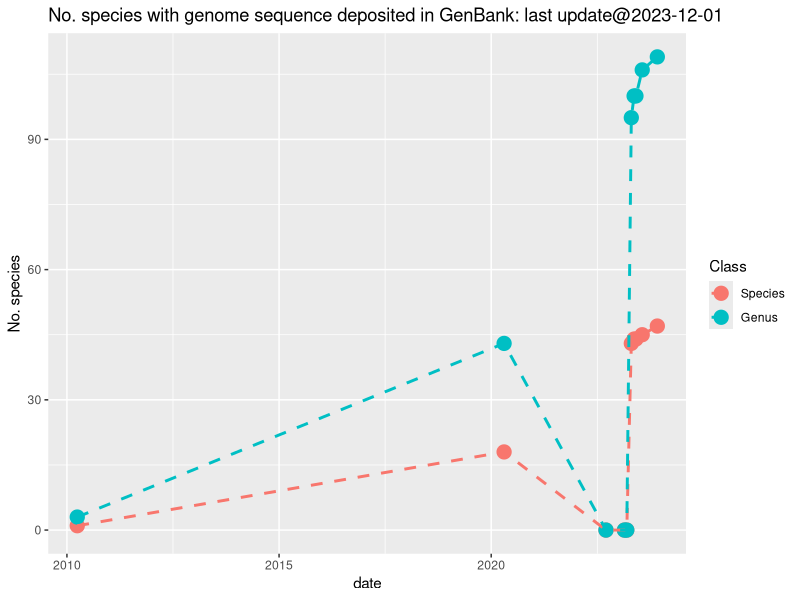

Reproduce this figure in R.
#plot.no_genome_deposited.R


library(tidyverse)
library(ggplot2)
library(lubridate)

last_day <- "2023-12-01"

list20220915 <- read_csv("aquatic_organism_genome_size_2022_0915.csv")
list20230221 <- read_csv("aquatic_organism_genome_size_2023_0221.csv")
list20230313 <- read_csv("aquatic_organism_genome_size_2023_0313.csv")
list20230329 <- read_csv("aquatic_organism_genome_size_2023_0329.csv")
list20230421 <- read_csv("aquatic_organism_genome_size_2023_0421.csv")
list20230515 <- read_csv("aquatic_organism_genome_size_2023_0515.csv")
list20230531 <- read_csv("aquatic_organism_genome_size_2023_0531.csv")
list20230724 <- read_csv("aquatic_organism_genome_size_2023_0724.csv")
list20231201 <- read_csv("aquatic_organism_genome_size_2023_1201.csv")


No_sp_genome_20100331 <- 1
No_sp_genome_20200421 <- 18
No_sp_genome_20220915 <- sum(!is.na(list20220915$Genome_size_of_the_species_Mbp)) 
No_sp_genome_20230221 <- sum(!is.na(list20230221$Genome_size_of_the_species_Mbp)) 
No_sp_genome_20230313 <- sum(!is.na(list20230313$Genome_size_of_the_species_Mbp)) 
No_sp_genome_20230329 <- sum(!is.na(list20230329$Genome_size_of_the_species_Mbp)) 
No_sp_genome_20230421 <- sum(!is.na(list20230421$Genome_size_of_the_species_Mbp)) 
No_sp_genome_20230515 <- sum(!is.na(list20230515$Genome_size_of_the_species_Mbp)) 
No_sp_genome_20230531 <- sum(!is.na(list20230531$Genome_size_of_the_species_Mbp)) 
No_sp_genome_20230724 <- sum(!is.na(list20230724$Genome_size_of_the_species_Mbp)) 
No_sp_genome_20231201 <- sum(!is.na(list20231201$Genome_size_of_the_species_Mbp)) 


No_sp_genus_20100331 <- 3
No_sp_genus_20200421 <- 43
No_genus_genome_20220915 <- sum(!is.na(list20220915$Average_genome_size_of_the_genus_Mbp)) 
No_genus_genome_20230221 <- sum(!is.na(list20230221$Average_genome_size_of_the_genus_Mbp)) 
No_genus_genome_20230313 <- sum(!is.na(list20230313$Average_genome_size_of_the_genus_Mbp)) 
No_genus_genome_20230329 <- sum(!is.na(list20230329$Average_genome_size_of_the_genus_Mbp)) 
No_genus_genome_20230421 <- sum(!is.na(list20230421$Average_genome_size_of_the_genus_Mbp)) 
No_genus_genome_20230515 <- sum(!is.na(list20230515$Average_genome_size_of_the_genus_Mbp)) 
No_genus_genome_20230531 <- sum(!is.na(list20230531$Average_genome_size_of_the_genus_Mbp)) 
No_genus_genome_20230724 <- sum(!is.na(list20230724$Average_genome_size_of_the_genus_Mbp)) 
No_genus_genome_20231201 <- sum(!is.na(list20231201$Average_genome_size_of_the_genus_Mbp)) 


genome_chronology <- tibble(
  date = c(ymd("2010-03-31"),ymd("2020-04-21"),ymd("2022-09-15"), 
           ymd("2023-02-21"),ymd("2023-03-13"),ymd("2023-04-21"),
           ymd("2023-05-15"),ymd("2023-05-31"),ymd("2023-07-24"),
           ymd("2023-12-01")), 
  Species = c(No_sp_genome_20100331, No_sp_genome_20200421, No_sp_genome_20220915,
              No_sp_genome_20230221,No_sp_genome_20230313, No_sp_genome_20230421,
              No_sp_genome_20230515,No_sp_genome_20230531,No_sp_genome_20230724,
              No_sp_genome_20231201),
  Genus = c(No_sp_genus_20100331,No_sp_genus_20200421,No_genus_genome_20220915,
            No_genus_genome_20230221,No_genus_genome_20230313,No_genus_genome_20230421,
            No_genus_genome_20230515,No_genus_genome_20230531,No_genus_genome_20230724,
            No_genus_genome_20231201)
            )

Taxonomic_class_lab <- c("Species","Genus")

genome_chronology <- genome_chronology %>% 
  tidyr::gather(Levels, Value, -date) %>% mutate(Class = factor(Levels, levels=Taxonomic_class_lab))

current_day <-  Sys.Date()
title_lab <- paste0("No. species with genome sequence deposited in GenBank: last update@",last_day)
plot_sp_level <- ggplot(data = genome_chronology, aes(x=date, y = Value, color=Class, group=Class)) + 
  geom_point(size=4.5) + 
  geom_line(linetype = "dashed", linewidth = 1) +
  labs(y="No. species", title=title_lab)

png("No_sp_genome_deposited.png", width = 600, height = 400)
plot_sp_level
dev.off()
